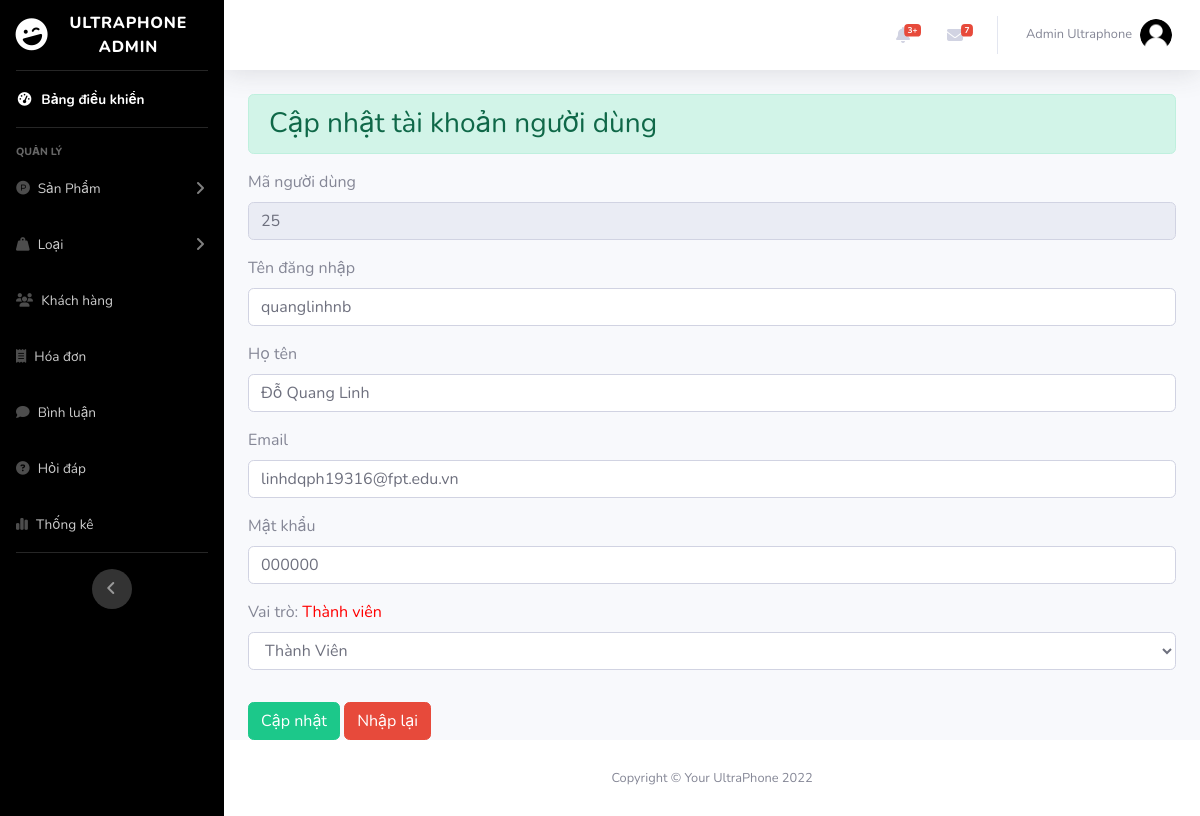
/admin/index.php?act=edit_user&id_user=25 (signed in), run on the app's committed database.
### tables this page shows
CREATE TABLE `user` (
  `id_user` int(11) NOT NULL,
  `user_name` varchar(50) NOT NULL,
  `password` varchar(50) NOT NULL,
  `full_name` varchar(255) NOT NULL,
  `sex` tinyint(4) NOT NULL DEFAULT 0,
  `email_user` varchar(255) NOT NULL,
  `address` varchar(255) NOT NULL,
  `phone_user` varchar(25) NOT NULL,
  `img_user` varchar(255) NOT NULL,
  `register_date` date DEFAULT NULL,
  `last_login` date DEFAULT NULL,
  `role` tinyint(1) NOT NULL DEFAULT 0
);

### admin/controller/controller.php (called while the page is built)
<?php
function render($path, $data = [])
{
    extract($data);
    $view = "view/" . $path . ".php";
    include_once $view;
}

### admin/model/pdo.php (called while the page is built, shortened)
<?php
function pdo_get_connection(){
    $dburl = "mysql:host=127.0.0.1;dbname=ultraphone;charset=utf8";
    $username = 'root';
    $password = '';
    $conn = new PDO($dburl, $username, $password);
    $conn->setAttribute(PDO::ATTR_ERRMODE, PDO::ERRMODE_EXCEPTION);
    return $conn;
}
function pdo_query_one($sql){
    $sql_args = array_slice(func_get_args(), 1);
    try{
        $conn = pdo_get_connection();
        $stmt = $conn->prepare($sql);
        $stmt->execute($sql_args);
        $row = $stmt->fetch(PDO::FETCH_ASSOC);
        return $row;
    }
    catch(PDOException $e){
        throw $e;
    }
    finally{
        unset($conn);
    }
}

### admin/model/nguoidung.php (called while the page is built, shortened)
<?php
function loadone_user($id_user)
{
    $sql = "SELECT * FROM user WHERE id_user=" . $id_user;
    $user = pdo_query_one($sql);
    return $user;
}

### admin/view/update_user.php (the view, shortened to what this page needs)
<?php include_once "header.php" ?>
<body id="page-top">
  <div id="wrapper">
    <?php include_once "nav.php" ?>
    <div class="container-fluid">
      <div>
        <h3 class="alert alert-success">Cập nhật tài khoản người dùng</h3>
      </div>
      <div class="form-addcate">
        <form action="index.php?act=update_user" method="post">
          <?php if (is_array($user))
            extract($user);
          ?>
          <div class="form-group mt-3">
            <label for="formGroupExampleInput" class="font-lb">Mã người dùng</label>
            <input type="text" name="id_user" class="form-control" placeholder="Mã KH(auto increase)" value="<?= $id_user ?>" disabled>
          </div>
          <div class="form-group mt-3">
            <label for="formGroupExampleInput" class="font-lb">Tên đăng nhập</label>
            <input type="text" name="user_name" class="form-control" placeholder="Nhập tên dùng để đăng nhập" value="<?= $user_name ?>">
          </div>
          <div class="form-group mt-3">
            <label for="formGroupExampleInput" class="font-lb">Họ tên</label>
            <input type="text" name="full_name" class="form-control" placeholder="Nhập họ và tên người dùng" value="<?= $full_name ?>">
          </div>
          <div class="form-group mt-3">
            <label for="formGroupExampleInput" class="font-lb">Email</label>
            <input type="email" name="email_user" class="form-control" placeholder="Nhập email người dùng" value="<?= $email_user ?>">
          </div>
          <div class="form-group mt-3">
            <label for="formGroupExampleInput" class="font-lb">Mật khẩu</label>
            <input type="text" name="password" class="form-control" placeholder="Nhập mật khẩu muốn thay đổi" value="<?= $password ?>">
          </div>
          <div class="form-group">
            <label for="">Vai trò: <span style="color:red">
                <?php if ($role == 1) {
                  echo "Admin";
                } else {
                  echo "Thành viên";
                } ?></span></label>
            <select required class="form-control" name="role" id="">
              <?php $arr = array('0' => 'Thành Viên', '1' => 'Admin'); ?>
              <?php foreach ($arr as $key => $value) { ?>
                <option value="<?php echo $key; ?>" <?php echo $key ==  $role ? ' selected="selected"' : ''; ?>><?php echo $value; ?></option>
              <?php } ?>
            </select>
          </div>
          <div class="wrap-btn">
            <input type="submit" name="btn_update" class="btn btn-success mt-3" value="Cập nhật">
            <input type="reset" class="btn btn-danger mt-3" value="Nhập lại">
          </div>
        </form>
      </div>
    </div>
  </div>
  <?php include_once "footer.php" ?>

### data on the page
user: id_user "25", user_name "quanglinhnb", full_name "Đỗ Quang Linh", email_user "linhdqph19316@fpt.edu.vn", password "000000", role "Thành Viên"

### other printed values
$_SESSION['admin']['full_name'] "Admin Ultraphone"
